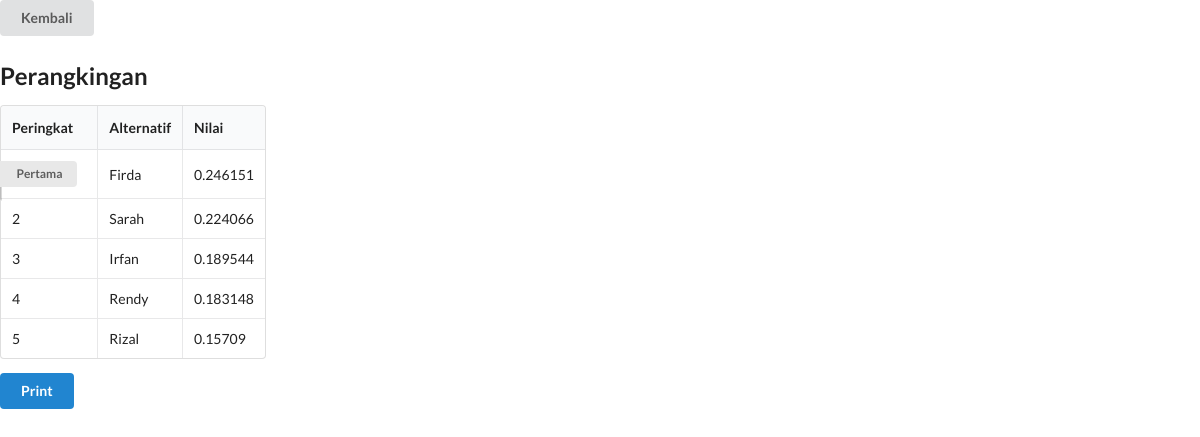
The app's page /laporan.php with its own data.
### tables this page shows
CREATE TABLE `alternatif` (
  `id` int(11) NOT NULL,
  `nama` varchar(20) NOT NULL
);

CREATE TABLE `ranking` (
  `id_alternatif` int(11) NOT NULL,
  `nilai` float NOT NULL
);

### laporan.php (the view, shortened to what this page needs)
<?php
include('fungsi.php');
?>
	<link rel="stylesheet" type="text/css" href="css/style1.css">
    <link rel="stylesheet" type="text/css" href="semantic/dist/semantic.min.css">
    <div>
    <a href="index.php" class="ui button">Kembali</a>
<h2 class="ui header">Perangkingan</h2>
	<table class="ui celled collapsing table">
		<thead>
			<tr>
				<th>Peringkat</th>
				<th>Alternatif</th>
				<th>Nilai</th>
			</tr>
		</thead>
		<tbody>
			<?php
				$query  = "SELECT id,nama,id_alternatif,nilai FROM alternatif,ranking WHERE alternatif.id = ranking.id_alternatif ORDER BY nilai DESC";
				$result = mysqli_query($koneksi, $query);
				$i = 0;
				while ($row = mysqli_fetch_array($result)) {
					$i++;
				?>
				<tr>
					<?php if ($i == 1) {
						echo "<td><div class=\"ui ribbon label\">Pertama</div></td>";
					} else {
						echo "<td>".$i."</td>";
					}
					?>
					<td><?php echo $row['nama'] ?></td>
					<td><?php echo $row['nilai'] ?></td>
				</tr>
				<?php
				}
			?>
		</tbody>
    </table>
    <button class="ui primary button" onclick="window.print()">Print</button>
    </div>

### records on screen
alternatif: shows "Pertama", nama "Firda", ranking.nilai "0.246151"
alternatif: nama "Sarah", ranking.nilai "0.224066"
alternatif: nama "Irfan", ranking.nilai "0.189544"
alternatif: nama "Rendy", ranking.nilai "0.183148"
alternatif: nama "Rizal", ranking.nilai "0.15709"
